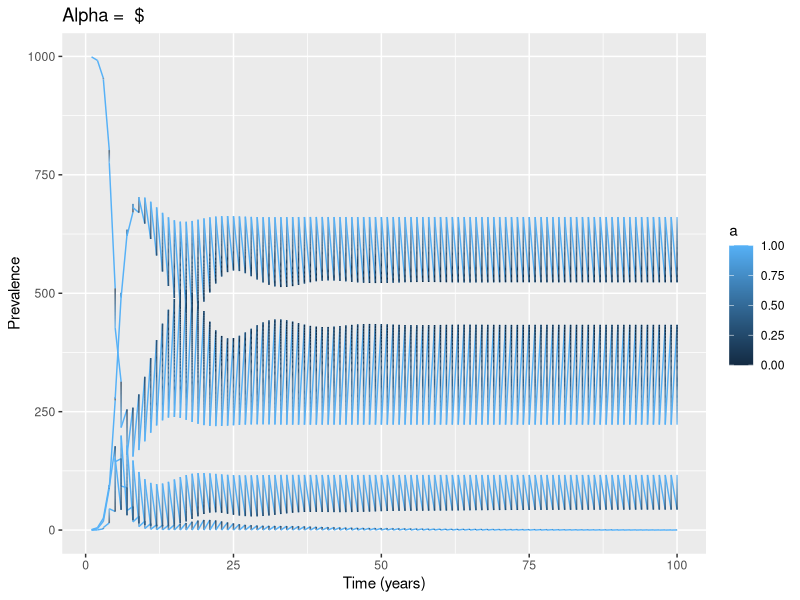

This figure's R source: (Note: this script raises an error after producing the figure.)
require(deSolve)
require(ggplot2)
require(reshape2)
library(dplyr)
require(gridExtra)

rm(list=ls())

# Added a new function to create the data for k classes, so here it just creates the parameters
#parameters=data.frame(rec=0.2,trans=0.003, death=0.1,birth=0.1, mut=0.05, alpha=0)
#k=2
PopulationSize<-1000


# Time points
#time=seq(from=1,to=150,by=1/365)
time=seq(from=1,to=100)

##### detection function ######
# Function to get detection rate with is an exponential decay function scaled by "a"
#det = function(k, a=parameters$alpha, dMax=1){
#  return(dMax*exp(-k*a))
#}

#### Build data for n_k infection classes ######
# Builds the initial state data vector. Takes total number of infection classes (n_k, which includes I0, e.g. 20 infection classes run from 0 to 19) and then total pop size. This will be distributed such that only S and I0 have individuals, otherwise all 0s.
build_data <- function(n_k, total_pop_size){
  
  state <- numeric(n_k+2)
  names(state)[c(1,n_k+2)] <- c('S','R')
  
  for(i in 1:n_k){
    names(state)[i+1] <- paste0("I",i-1)
  }
  
  state[1] <- total_pop_size-1
  state[2] <- 1
  return(state)
}



##########################################################################
##########################################################################
### INITIAL STATES:
##########################################################################
##########################################################################
initial_states <- build_data(n_k=2,total_pop_size = PopulationSize)
initial_states

Q<-PopulationSize # REMOVE ME - temp pop size

######### SIR Model for k classes #######
sir_modelAW <- function(time, state, parameters){
  
  # Get total pop size by summing over state vector
  N = sum(state)  
  
  # Total number of states including infection, S, and R
  all_states <- length(state)
  
  # Number of potential mutation/infection states (all states minus susceptible and recovered)
  n = all_states - 2
  
  # vector to hold di/dt 
  i_dot = rep(0, n)
  
  # I_n is the number of infected in the last infection/mutation class
  I_n = state[length(state)-1]
  
  # number of recovered individuals
  R = state[length(state)]
  
  # Vector to store deltas for all states, from S through all I's and N
  deltas <- numeric(all_states)
  
  
  #################################################################################
  ### QUESTION:
  #################################################################################
  i = state[2:n] ############## SHOULD THIS BE 2:n-1 b/c I_n is coded separately???
  #################################################################################
  #################################################################################
  
  
  ## S #########################################
  #First Delta is for susceptibles - don't think this needs to be iterated over all classes b/c of the sum_of_rel function? Could be wrong.
  deltas[1] = parameters$birth*Q - (state['S']*(parameters$death + parameters$trans*sum(state[which(names(state)!='S' & names(state)!='R')])))
  
  
  ### I0 ########################################
  # Second delta is I0 which is unique b/c nothing mutates into it. So it gets its own function here, gaining new individuals from S in the first half, then losing individuals through recovery, mutation to I1, death, and detection.
  deltas[2] = parameters$trans*state['S']*state['I0'] - (parameters$rec + parameters$mut + parameters$death + det(k=0))*state['I0']
  
  ### In ########################################
  #The second to last delta is the last infection class, which is also unique, in that it doesn't mutate into anything. So it gets its own recursion. Gaining individuals from S in the first half, losing individuals from recovery, death, and detection, then gaining individuals from the second to last infection class via mutation.
  deltas[all_states-1] = parameters$trans*state['S']*I_n - (parameters$rec + parameters$death + det(k=n-1))*I_n + parameters$mut*state[all_states-2]
  #print(paste("n = ", n, sep=""))
  
  # Pulling the indices for all infection classes except for I0 and In, since they should all have the same equation for change over time: gains from susceptibles based on transmission, loss from recovery, mutation, death, and detection, then gain from mutation in the previous class.
  
  # Construct the last infection class name using n
  last_name <- paste0('I', n-1)
  # vector of names to exclude
  excluded_names <- c("S", "I0", last_name, "R")
  
  #indices for all infection classes. In retrospect, this should always be like 3:all_states-2 I think? We exclude S and I0 (indices 1 and 2) and then In and R (indices all_states-1 and all_states)
  inf_indices <- which((!names(state) %in% excluded_names))
  
  # Not sure If I need to do this, but I've set this up do recovery from class I0 and class In as well as death of recovered individuals. I then update this with recoveries from all other infection classes within the loop below. Then I put that into the deltas vector at the end. there may be a more elegant way of doing this using the sum_of_rel variable/function but I wasn't sure how that worked.
  dR <- (parameters$rec +det(k=0))*state['I0']+(parameters$rec + det(k=n-1))*state[all_states-1] - parameters$death*state['R']
  
  # This iterator tracks how many mutations we are from 0, which is just tough to do when using indices, but juggling indices is tough if we try and iterate over the infection class number itself. So I just got lazy about it tbh. Hopefully it works?
  it <- 1
  
  for(i in inf_indices){
    
    # Get delta for current infection class, looping through all except 0 and n
    deltas[i] <- parameters$trans*state['S']*state[i] - (parameters$rec + parameters$mut + parameters$death + det(k=it))*state[i] + parameters$mut*state[i-1]
    # print(paste("hi", deltas[i], sep=" "))
    #get our recovered change - just add to it each time I think? This makes sense? Maybe? Hmmm.
    dR <- dR + (parameters$rec + det(k=it))*state[i] 
    
    #update our mutation iterator
    it <- it+1
  }
  
  #dR <- dR - parameters$death*(state['R']+dR)
  
  #   #put the recovered change into the final deltas slot
  deltas[all_states] <- dR
  #   
  #   #return deltas
  return(list(deltas))
}

initial_states

#sir_modelAW(time, initial_states, parameters)


###### Solving the differential equations: ######
alphavec <- seq(0,1,by=0.01)
res <- vector(length(alphavec),mode="list")
for (o in seq_along(alphavec)){ #range of values for beta
  parameters=data.frame(rec=0.2,trans=0.003, death=0.1,birth=0.1, mut=0.05, a=alphavec[o])
  det = function(k, a=parameters$a, dMax=1){
    return(dMax*exp(-k*a))
  }
  sir_modelAW(time, initial_states, parameters)

  res[[o]] <- ode(y=initial_states,
                  func = sir_modelAW,
                  parms=parameters,
                  times = time, 
                  method="ode45")
}
names(res)<-alphavec
dd <- dplyr::bind_rows(lapply(res,as.data.frame),.id="a")
dd$a <- as.numeric(dd$a)

#output<-as.data.frame(ode(y=initial_states,func = sir_modelAW,parms=parameters,times = time, method="ode45"))

#max(rowSums(output[,-1]))

# Get the sums of all infected classes to plot as a separate line
#sums<-output[,c(-2, -length(output))] # remove the S and R class

#Totals<-rowSums(sums[,-1]) # Take the row sums excluding the time variable

# Format it to fit with out_long
#Tots<-data.frame("time"=as.numeric(sums$time), "variable"=rep("Total_I", length(Totals)), "value"=as.numeric(Totals))

out_long=melt(dd,id=c("a","time"))

#which(out_long$variable!="S" & out_long$variable!= "I0"  & out_long$variable!= "R")

#out_long<-rbind(out_long, Tots)

### Creating a class to relabel for plotting
#out_long$class<-NA

#out_long$class[which(out_long$variable!="S" & out_long$variable!= "I0"  & out_long$variable!= "R" & out_long$variable!= "Total_I")]<-"I_{k}"
#out_long$class[which(out_long$variable=="S")]<-"S"
#out_long$class[which(out_long$variable=="I0")]<-"I_{0}"
#out_long$class[which(out_long$variable=="R")]<-"R"
#out_long$class[which(out_long$variable=="Total_I")]<-"Total_I"

head(out_long)

####### Plotting the prevalence over time #######
#quartz(width=10,height=6)
ggplot(data = out_long,                                               
       aes(x = time, y = value, colour = a, group = variable)) +  
  geom_line() +                                                          
  xlab("Time (years)")+                                                  
  ylab("Prevalence") + #scale_color_discrete(name="State")+
  #scale_color_manual(values=c("red", "#e4ab18", "blue", "darkgreen", "black"))+
  #scale_size_manual(values=c(0.5,0.5,0.75,0.75,0.75))+
  ggtitle(paste("Alpha = ", formals(det)$a))

#rm(list=ls())

#print(paste("Final Equilibrium of Total Infected is",Tots$value[nrow(Tots)] , sep=" "))



#b<-parameters$birth
alpha<-parameters$alpha
beta<-parameters$trans
d<-formals(det)$dMax
delta<-parameters$death
nu<-parameters$rec

# Analytical R0:
(exp(alpha)*beta)/(d+exp(alpha)*delta+exp(alpha)*nu)

# Analytical equilibrium:
-((delta*(d - exp(alpha)*Q*beta + exp(alpha)*delta + exp(alpha)*nu))/(beta*(d + exp(alpha)*delta + exp(alpha)*nu)))
